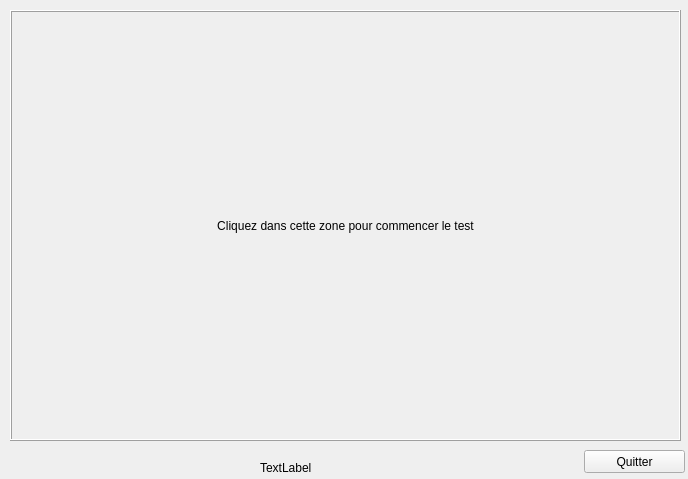
<?xml version="1.0" encoding="UTF-8"?>
<ui version="4.0">
 <class>fittsWindow</class>
 <widget class="QWidget" name="fittsWindow">
  <property name="geometry">
   <rect>
    <x>0</x>
    <y>0</y>
    <width>688</width>
    <height>479</height>
   </rect>
  </property>
  <property name="windowTitle">
   <string>Interface de ciblage - Fitts</string>
  </property>
  <widget class="ClickableLabel" name="label_2">
   <property name="geometry">
    <rect>
     <x>10</x>
     <y>10</y>
     <width>671</width>
     <height>431</height>
    </rect>
   </property>
   <property name="autoFillBackground">
    <bool>true</bool>
   </property>
   <property name="frameShape">
    <enum>QFrame::Box</enum>
   </property>
   <property name="frameShadow">
    <enum>QFrame::Raised</enum>
   </property>
   <property name="midLineWidth">
    <number>0</number>
   </property>
   <property name="text">
    <string>Cliquez dans cette zone pour commencer le test</string>
   </property>
   <property name="alignment">
    <set>Qt::AlignCenter</set>
   </property>
  </widget>
  <widget class="QPushButton" name="pushButton">
   <property name="geometry">
    <rect>
     <x>584</x>
     <y>450</y>
     <width>101</width>
     <height>23</height>
    </rect>
   </property>
   <property name="text">
    <string>Quitter</string>
   </property>
  </widget>
  <widget class="QLabel" name="label">
   <property name="geometry">
    <rect>
     <x>260</x>
     <y>460</y>
     <width>161</width>
     <height>16</height>
    </rect>
   </property>
   <property name="text">
    <string>TextLabel</string>
   </property>
  </widget>
 </widget>
 <customwidgets>
  <customwidget>
   <class>ClickableLabel</class>
   <extends>QLabel</extends>
   <header>clickablelabel.h</header>
   <slots>
    <signal>clicked()</signal>
   </slots>
  </customwidget>
 </customwidgets>
 <resources/>
 <connections>
  <connection>
   <sender>pushButton</sender>
   <signal>clicked()</signal>
   <receiver>fittsWindow</receiver>
   <slot>close()</slot>
   <hints>
    <hint type="sourcelabel">
     <x>226</x>
     <y>283</y>
    </hint>
    <hint type="destinationlabel">
     <x>158</x>
     <y>277</y>
    </hint>
   </hints>
  </connection>
 </connections>
</ui>
